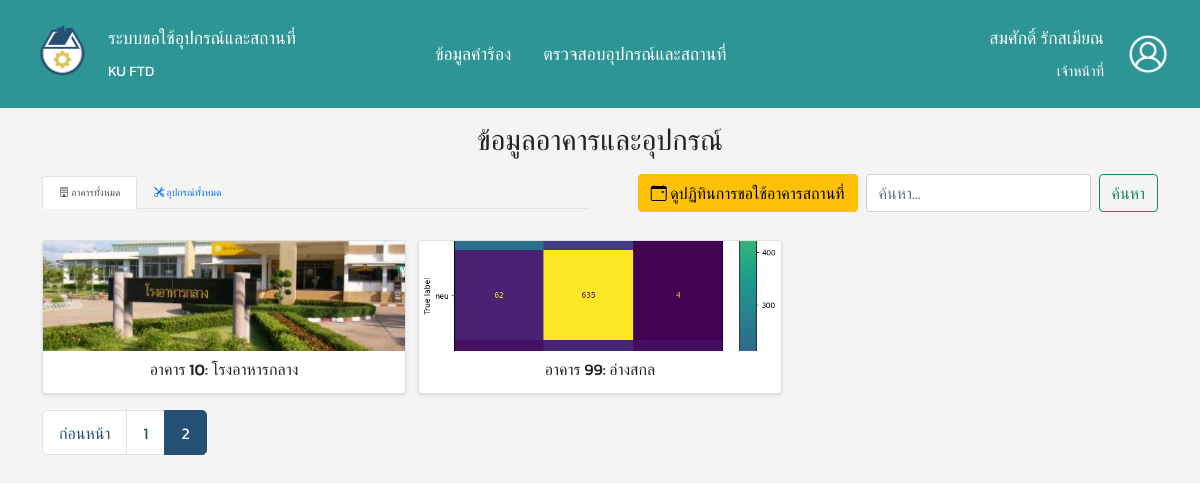
Page /user-data_view-page.php?mode=buildings&page=2 (signed in) on the committed database.
### tables this page shows
CREATE TABLE `buildings` (
  `building_id` varchar(2) NOT NULL,
  `building_name` varchar(255) NOT NULL,
  `building_pic` varchar(255) NOT NULL
);

### php/user_data-view.php (called while the page is built, shortened)
<?php
include 'database/database.php';
$items_per_page = 9;
$current_page = isset($_GET['page']) ? (int)$_GET['page'] : 1;
$offset = ($current_page - 1) * $items_per_page;
$search_query = isset($_GET['search']) ? trim($_GET['search']) : '';
$search_param = '%' . $search_query . '%';
$mode = isset($_GET['mode']) ? $_GET['mode'] : 'buildings';
$data = [];
$total_items = 0;
try {
    if ($mode == 'buildings') {
        $sql_count = "SELECT COUNT(DISTINCT b.building_id)
                    FROM buildings b
                    LEFT JOIN facilities f ON b.building_id = f.building_id
                    WHERE b.building_name LIKE ? OR f.facility_name LIKE ?";
        $stmt_count = $conn->prepare($sql_count);
        $stmt_count->bind_param("ss", $search_param, $search_param);
        $stmt_count->execute();
        $stmt_count->bind_result($total_items);
        $sql_data = "SELECT
                        b.building_id,
                        b.building_name,
                        b.building_pic,
                        GROUP_CONCAT(
                            CASE
                                WHEN f.facility_name LIKE ? THEN f.facility_name
                                ELSE NULL
                            END
                            SEPARATOR ', '
                        ) AS matched_facilities
                    FROM buildings b
                    LEFT JOIN facilities f ON b.building_id = f.building_id
                    WHERE b.building_name LIKE ? OR f.facility_name LIKE ?
                    GROUP BY b.building_id, b.building_name, b.building_pic
                    ORDER BY CAST(b.building_id AS UNSIGNED) ASC
                    LIMIT ? OFFSET ?";
        $stmt_data = $conn->prepare($sql_data);
        $stmt_data->bind_param("sssii", $search_param, $search_param, $search_param, $items_per_page, $offset);
        $stmt_data->execute();
        $result_data = $stmt_data->get_result();
        while ($row = $result_data->fetch_assoc()) {
            $data[] = $row;
        }
    }
} catch (Exception $e) {
    error_log("Database Error: " . $e->getMessage());
}
$total_pages = ceil($total_items / $items_per_page);
?>

### user-data_view-page.php (the view, shortened to what this page needs)
<?php
include 'database/database.php';
require_once 'php/user_data-view.php';
$user_THname = htmlspecialchars($_SESSION['user_display_THname'] ?? 'N/A');
$user_THsur = htmlspecialchars($_SESSION['user_display_THsur'] ?? 'N/A');
$user_role = htmlspecialchars($_SESSION['role'] ?? 'N/A');
?>
<!DOCTYPE html>
<html lang="th">
<head>
    <?php include 'header.php'?>
    <link href='https://cdn.jsdelivr.net/npm/fullcalendar@5.11.3/main.min.css' rel='stylesheet' />
</head>
<body>
    <nav class="navbar navbar-dark navigator">
        <div class="container-fluid">
            <div class="d-flex align-items-center gap-3">
                <a href="user-project-page.php">
                    <img src="./images/logo.png" class="img-fluid logo" alt="Logo">
                </a>
                <div class="d-flex flex-column">
                    <span class="navbar-brand mb-0 fs-5 fs-md-4">ระบบขอใช้อุปกรณ์และสถานที่</span>
                    <span class="navbar-brand mb-0 fs-6 fs-md-5">KU FTD</span>
                </div>
            </div>
            <div class="d-flex flex-wrap gap-3 mx-auto">
                <a class="navbar-brand mb-0 fs-5 fs-md-4" href="user-project-page.php">ข้อมูลคำร้อง</a>
                <a class="navbar-brand mb-0 fs-5 fs-md-4" href="user-data_view-page.php">ตรวจสอบอุปกรณ์และสถานที่</a>
            </div>
            <div class="d-flex align-items-center ms-auto gap-2">
                <div class="d-flex flex-column text-end">
                    <span class="navbar-brand mb-0 fs-5 fs-md-4"><?php echo $user_THname . ' ' . $user_THsur; ?></span>
                    <span class="navbar-brand mb-0 fs-6 fs-md-5"><?php echo $user_role; ?></span>
                </div>
                <a href="user-profile-page.php">
                    <img src="./images/user_button.png" class="img-fluid logo" style="width:40px; height:40px; object-fit:cover;" alt="User Button">
                </a>
            </div>
        </div>
    </nav>
    <div class="container mt-0">
        <h1 class="mb-3 text-center">ข้อมูลอาคารและอุปกรณ์</h1>
        <div class="row mb-3 align-items-center">
            <div class="col-md-6">
                <ul class="nav nav-tabs">
                    <li class="nav-item">
                        <a class="nav-link <?php echo ($mode == 'buildings' || $mode == 'building_detail' || $mode == 'facility_detail') ? 'active' : ''; ?>" aria-current="page" href="?mode=buildings">
                            <i class="bi bi-building"></i> อาคารทั้งหมด
                        </a>
                    </li>
                    <li class="nav-item">
                        <a class="nav-link <?php echo ($mode == 'equipment' || $mode == 'equip_detail') ? 'active' : ''; ?>" href="?mode=equipment">
                            <i class="bi bi-tools"></i> อุปกรณ์ทั้งหมด
                        </a>
                    </li>
                </ul>
            </div>
            <div class="col-md-6">
                <div class="d-flex justify-content-end">
                    <?php if ($mode == 'buildings' || $mode == 'building_detail'): ?>
                        <button type="button" class="btn btn-warning me-2" data-bs-toggle="modal" data-bs-target="#calendarModal">
                            <i class="bi bi-calendar-event"></i> ดูปฏิทินการขอใช้อาคารสถานที่
                        </button>
                    <?php endif; ?>
                    <form class="d-flex" action="" method="GET">
                        <input class="form-control me-2" type="search" placeholder="ค้นหา..." aria-label="Search" name="search" value="<?php echo htmlspecialchars($search_query); ?>">
                            <button class="btn btn-outline-success" type="submit">ค้นหา</button>
                    </form>
                </div>
            </div>
        </div>
        <?php
        if ($mode == 'facility_detail' && $detail_item):
            $back_link = '?mode=building_detail&building_id=' . htmlspecialchars($detail_item['building_id']);
        ?>
            <div class="card p-3 my-3">
                <h2 class="card-title mb-3">รายละเอียดสถานที่: <?php echo htmlspecialchars($detail_item['facility_name']); ?></h2>
                <div class="row">
                    <div class="col-12 col-md-4 text-center">
                        <?php if ($detail_item['facility_pic'] && file_exists($detail_item['facility_pic'])): ?>
                            <img src="<?php echo htmlspecialchars($detail_item['facility_pic']); ?>" class="detail-img img-fluid" alt="Facility Picture">
                        <?php else: ?>
                            <img src="./images/placeholder.png" class="detail-img img-fluid" alt="No Image">
                        <?php endif; ?>
                    </div>
                    <div class="col-12 col-md-8 details-text">
                        <p class="mb-1"><strong>ชื่อสถานที่:</strong> <?php echo htmlspecialchars($detail_item['facility_name']); ?></p>
                        <p class="mb-1"><strong>รายละเอียด:</strong> <?php echo nl2br(htmlspecialchars($detail_item['facility_des'])); ?></p>
                        <p class="mb-1"><strong>อาคาร:</strong> <?php echo htmlspecialchars($detail_item['building_id']); ?></p>
                        <p class="mb-1"><strong>ชื่ออาคาร:</strong> <?php echo htmlspecialchars($detail_item['building_name']); ?></p>
                    </div>
                </div>
                <div class="d-flex justify-content-start mt-3">
                    <a href="<?php echo htmlspecialchars($back_link); ?>" class="btn btn-secondary">ย้อนกลับ</a>
                </div>
            </div>
        <?php
        else:
            if (empty($data)):
        ?>
                <div class="alert alert-info text-center mt-4">
                    <?php if (!empty($search_query)): ?>
                        ไม่พบข้อมูลที่คุณค้นหา "<?php echo htmlspecialchars($search_query); ?>"
                    <?php else: ?>
                        <?php if ($mode == 'buildings'): ?>
                            ยังไม่มีข้อมูลอาคารในระบบ
                        <?php elseif ($mode == 'equipment'): ?>
                            ยังไม่มีข้อมูลอุปกรณ์ในระบบ
                        <?php elseif ($mode == 'building_detail' && $detail_item): ?>
                            ยังไม่มีข้อมูลสถานที่ในอาคาร "<?php echo htmlspecialchars($detail_item['building_name']); ?>"
                        <?php endif; ?>
                    <?php endif; ?>
                </div>
        <?php
            else:
        ?>
                <div class="row row-cols-1 row-cols-sm-2 row-cols-md-2 row-cols-lg-3 g-2 mt-0">
                    <?php foreach ($data as $item): ?>
                        <div class="col">
                            <div class="card h-100 shadow-sm">
                                <?php
                                $img_src = './images/placeholder.png';
                                $item_name = '';
                                $link_href = '#';
                                if ($mode == 'buildings') {
                                    $img_src = ($item['building_pic'] && file_exists($item['building_pic'])) ? htmlspecialchars($item['building_pic']) : $img_src;
                                    $item_name = htmlspecialchars($item['building_name']);
                                    $link_href = '?mode=building_detail&building_id=' . htmlspecialchars($item['building_id']);
                                } elseif ($mode == 'equipment') {
                                    $img_src = ($item['equip_pic'] && file_exists($item['equip_pic'])) ? htmlspecialchars($item['equip_pic']) : $img_src;
                                    $item_name = htmlspecialchars($item['equip_name']);
                                    $link_href = '?mode=equip_detail&equip_id=' . htmlspecialchars($item['equip_id']);
                                } elseif ($mode == 'building_detail') {
                                    $img_src = ($item['facility_pic'] && file_exists($item['facility_pic'])) ? htmlspecialchars($item['facility_pic']) : $img_src;
                                    $item_name = htmlspecialchars($item['facility_name']);
                                    $link_href = '?mode=facility_detail&facility_id=' . htmlspecialchars($item['facility_id']);
                                }
                                ?>
                                <a href="<?php echo $link_href; ?>" class="card-img-link">
                                    <img src="<?php echo $img_src; ?>" class="card-img-top" alt="<?php echo $item_name; ?>">
                                </a>
                                <div class="card-body d-flex flex-column">
                                    <?php if ($mode == 'buildings'): ?>
                                        <h5 class="card-title text-center">
                                            อาคาร <?php echo htmlspecialchars($item['building_id']); ?>: <?php echo htmlspecialchars($item['building_name']); ?>
                                        </h5>
                                    <?php else:  ?>
                                        <h5 class="card-title text-center"><?php echo $item_name; ?></h5>
                                    <?php endif; ?>
                                </div>
                            </div>
                        </div>
                    <?php endforeach; ?>
                </div>
                <nav aria-label="Page navigation" class="pagination-container mt-2 mb-0">
                    <ul class="pagination pagination-lg">
                        <?php if ($current_page > 1): ?>
                            <li class="page-item">
                                <a class="page-link" href="?mode=<?php echo htmlspecialchars($mode); ?>&page=<?php echo $current_page - 1; ?><?php echo !empty($search_query) ? '&search=' . htmlspecialchars($search_query) : ''; ?><?php echo ($mode == 'building_detail' && isset($_GET['building_id'])) ? '&building_id=' . htmlspecialchars($_GET['building_id']) : ''; ?>">ก่อนหน้า</a>
                            </li>
                        <?php endif; ?>
                        <?php for ($i = 1; $i <= $total_pages; $i++): ?>
                            <li class="page-item <?php echo ($i == $current_page) ? 'active' : ''; ?>">
                                <a class="page-link" href="?mode=<?php echo htmlspecialchars($mode); ?>&page=<?php echo $i; ?><?php echo !empty($search_query) ? '&search=' . htmlspecialchars($search_query) : ''; ?><?php echo ($mode == 'building_detail' && isset($_GET['building_id'])) ? '&building_id=' . htmlspecialchars($_GET['building_id']) : ''; ?>">
                                    <?php echo $i; ?>
                                </a>
                            </li>
                        <?php endfor; ?>
                    </ul>
                </nav>
        <?php
            endif;
        endif;
        ?>
    </div>
</body>
</html>

### style.css (style rules this page uses)
body { font-size: 10px; font-family: "Kanit", sans-serif; font-style: normal; font-weight: 400; }
.navigator { background-color: #2D9596; flex-shrink: 0; padding: 20px; }
.logo { width: 80px; height: auto; }
html, body { height: 100%; margin: 0; padding: 0; overflow: hidden; display: flex; flex-direction: column; background-color: #f4f4f4; }
.navigator .navbar-brand.fs-5 { font-size: 1.1rem !important; }
.navigator .navbar-brand.fs-6 { font-size: 0.9rem !important; }
.navigator .logo { width: 60px; height: 60px; object-fit: cover; }
.navigator .navbar-brand { color: white; }
.navigator .img-fluid.logo[style*="width:40px"] { width: 40px !important; height: 40px !important; }
.container { flex-grow: 1; overflow-y: auto; padding-top: 15px; padding-bottom: 15px; }
.card-title { font-size: 1.0rem; margin-bottom: 0.25rem; white-space: nowrap; overflow: hidden; text-overflow: ellipsis; }
.card-img-top { width: 100%; height: 110px; object-fit: cover; }
.card-body { padding: 0.6rem; }
.pagination .page-link { padding: 0.6rem 1.0rem; font-size: 1.0rem; }
.pagination-container { margin-top: 1rem !important; }
.pagination .page-item .page-link { color: #265073; background-color: #fff; border-color: #dee2e6; transition: all 0.2s ease-in-out; }
.pagination .page-item.active .page-link { color: #fff; background-color: #265073; border-color: #265073; }
.row.g-2 { --bs-gutter-x: 0.75rem; --bs-gutter-y: 0.75rem; }
h1 { margin-bottom: 0.75rem !important; font-size: 1.8rem; }
.card .card-img-link { display: block; text-decoration: none; cursor: pointer; transition: transform 0.2s ease-in-out; }

### rows in the picture
buildings: building_pic (picture), building_id "10", building_name "โรงอาหารกลาง"
buildings: building_pic (picture), building_id "99", building_name "อ่างสกล"

### other values in the picture
$user_THname "สมศักดิ์"
$user_THsur "รักสเมียณ"
$user_role "เจ้าหน้าที่"
